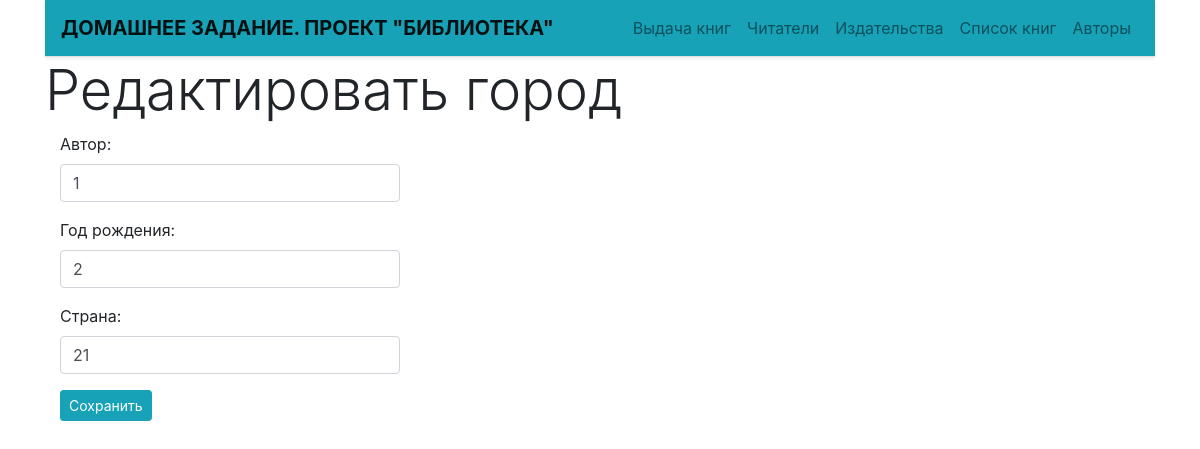
Page /author/update/7/ on the earlier database version.
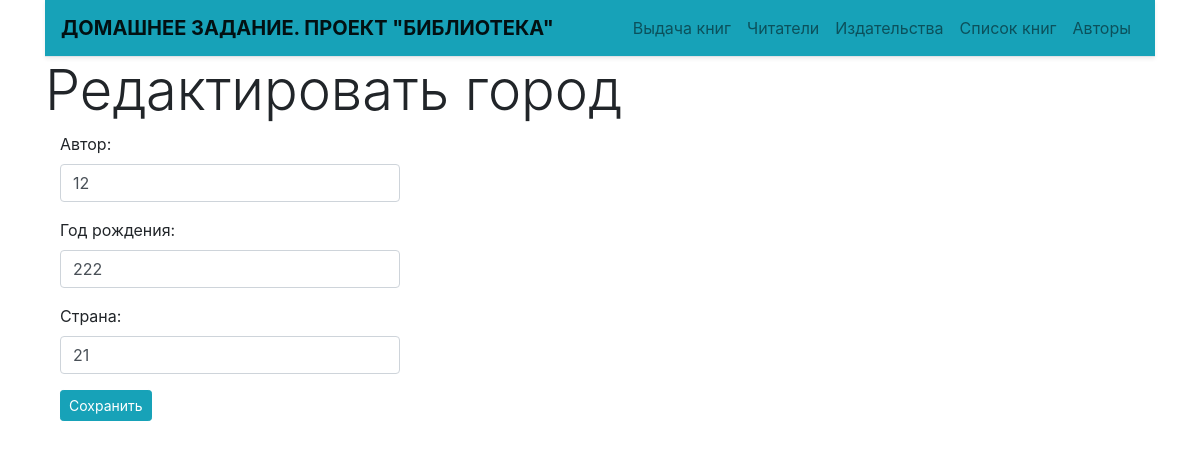
Same page on the later database version.
### p_library/models.py (models this page shows, shortened)
class Author(models.Model):
    full_name = models.TextField(max_length=100, unique=True, verbose_name='Имя автора')
    birth_year = models.SmallIntegerField(verbose_name='Дата рождения автора')
    country = models.CharField(max_length=2, verbose_name='Страна автора')
    class Meta:
        verbose_name = 'Автор'
        verbose_name_plural = 'Авторы'
        ordering = ['full_name']

### p_library/views.py (the view)
# urls.py: path('update/<int:pk>/', views.AuthorEdit.as_view(), name='author_update'),
class AuthorEdit(UpdateView):
    model = Author
    form_class = AuthorForm
    template_name = 'author_edit.html'
    success_url = reverse_lazy('p_library:author_list')

### p_library/forms.py
class AuthorForm(forms.ModelForm):
    full_name = forms.CharField(label='Автор',
                           widget=forms.TextInput(
                               attrs={'class': 'form-control',
                                      'placeholder': 'Введите автора'}))
    birth_year = forms.IntegerField(label='Год рождения',
                           widget=forms.NumberInput(
                               attrs={'class': 'form-control',
                                      'placeholder': 'Введите год рождения'}))
    country = forms.CharField(label='Страна',
                           widget=forms.TextInput(
                               attrs={'class': 'form-control',
                                      'placeholder': 'Введите страну'}))
    class Meta:
        model = Author
        fields = '__all__'

### p_library/templates/author_edit.html (shortened to what this page needs)
{% extends 'base.html' %}
{% block content %}
<h1 class="display-4">Редактировать город</h1>
<div class="row mx-auto">
  <div class="col-md-4">
    <form method="post">
      {{ form.as_p }}
      <input type="submit" value="Сохранить" class="btn btn-info btn-sm" />
    </form>
  </div>
</div>
{% endblock %}

Differences in the rows shown:
changed Author: full_name "1" → "12"; birth_year "2" → "222"
